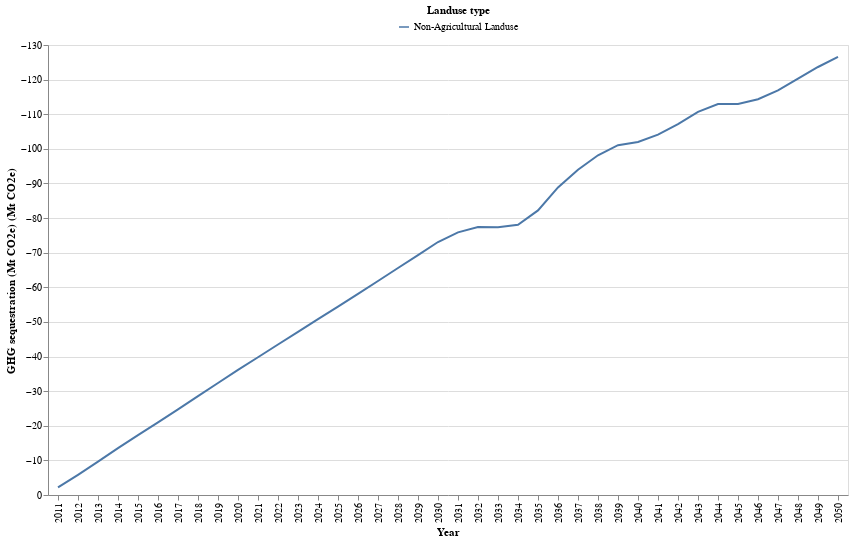

The notebook cell saved with this chart:
### Markdown cell above
### Sequestrations in total

### Code cell
# HIDE CODE
# get the df and plot
GHG_non_ag_crop_lvstk_df,GHG_non_ag_crop_lvstk_plot = non_ag_lucc_GHG.plot_GHG_crop_lvstk()
GHG_non_ag_crop_lvstk_plot

### Figure 1 — Vega-Lite specification as saved in the notebook (floating-point values rounded to 4 significant figures)
{"config": {"view": {"continuousWidth": 300, "continuousHeight": 300}}, "layer": [{"mark": {"type": "line"}, "encoding": {"color": {"field": "Land use category", "legend": {"direction": "horizontal", "legendX": 350, "legendY": -40, "orient": "none", "title": "Landuse type", "titleAnchor": "middle"}, "type": "nominal"}, "tooltip": [{"field": "Land use category", "title": "Landuse type", "type": "ordinal"}, {"field": "Quantity (Mt CO2e)", "title": "GHG sequestration (Mt CO2e)", "type": "quantitative"}], "x": {"axis": {"labelAngle": -90, "title": "Year"}, "field": "Year", "type": "ordinal"}, "y": {"field": "Quantity (Mt CO2e)", "scale": {"reverse": true}, "title": "GHG sequestration (Mt CO2e) (Mt CO2e)", "type": "quantitative"}}}], "data": {"name": "data-b03f060b39c334e5378afb70e11f4ca5"}, "height": 450, "width": 800, "$schema": "https://vega.github.io/schema/vega-lite/v5.15.1.json", "datasets": {"data-b03f060b39c334e5378afb70e11f4ca5": [{"Year": 2011, "Land use category": "Non-Agricultural Landuse", "Quantity (Mt CO2e)": -2.194}, {"Year": 2012, "Land use category": "Non-Agricultural Landuse", "Quantity (Mt CO2e)": -5.841}, {"Year": 2013, "Land use category": "Non-Agricultural Landuse", "Quantity (Mt CO2e)": -9.64}, {"Year": 2014, "Land use category": "Non-Agricultural Landuse", "Quantity (Mt CO2e)": -13.53}, {"Year": 2015, "Land use category": "Non-Agricultural Landuse", "Quantity (Mt CO2e)": -17.3}, {"Year": 2016, "Land use category": "Non-Agricultural Landuse", "Quantity (Mt CO2e)": -20.99}, {"Year": 2017, "Land use category": "Non-Agricultural Landuse", "Quantity (Mt CO2e)": -24.74}, {"Year": 2018, "Land use category": "Non-Agricultural Landuse", "Quantity (Mt CO2e)": -28.55}, {"Year": 2019, "Land use category": "Non-Agricultural Landuse", "Quantity (Mt CO2e)": -32.36}, {"Year": 2020, "Land use category": "Non-Agricultural Landuse", "Quantity (Mt CO2e)": -36.17}, {"Year": 2021, "Land use category": "Non-Agricultural Landuse", "Quantity (Mt CO2e)": -39.79}, {"Year": 2022, "Land use category": "Non-Agricultural Landuse", "Quantity (Mt CO2e)": -43.47}, {"Year": 2023, "Land use category": "Non-Agricultural Landuse", "Quantity (Mt CO2e)": -47.14}, {"Year": 2024, "Land use category": "Non-Agricultural Landuse", "Quantity (Mt CO2e)": -50.81}, {"Year": 2025, "Land use category": "Non-Agricultural Landuse", "Quantity (Mt CO2e)": -54.41}, {"Year": 2026, "Land use category": "Non-Agricultural Landuse", "Quantity (Mt CO2e)": -58.12}, {"Year": 2027, "Land use category": "Non-Agricultural Landuse", "Quantity (Mt CO2e)": -61.82}, {"Year": 2028, "Land use category": "Non-Agricultural Landuse", "Quantity (Mt CO2e)": -65.58}, {"Year": 2029, "Land use category": "Non-Agricultural Landuse", "Quantity (Mt CO2e)": -69.29}, {"Year": 2030, "Land use category": "Non-Agricultural Landuse", "Quantity (Mt CO2e)": -73.08}, {"Year": 2031, "Land use category": "Non-Agricultural Landuse", "Quantity (Mt CO2e)": -75.88}, {"Year": 2032, "Land use category": "Non-Agricultural Landuse", "Quantity (Mt CO2e)": -77.45}, {"Year": 2033, "Land use category": "Non-Agricultural Landuse", "Quantity (Mt CO2e)": -77.36}, {"Year": 2034, "Land use category": "Non-Agricultural Landuse", "Quantity (Mt CO2e)": -78.09}, {"Year": 2035, "Land use category": "Non-Agricultural Landuse", "Quantity (Mt CO2e)": -82.22}, {"Year": 2036, "Land use category": "Non-Agricultural Landuse", "Quantity (Mt CO2e)": -88.84}, {"Year": 2037, "Land use category": "Non-Agricultural Landuse", "Quantity (Mt CO2e)": -93.98}, {"Year": 2038, "Land use category": "Non-Agricultural Landuse", "Quantity (Mt CO2e)": -98.15}, {"Year": 2039, "Land use category": "Non-Agricultural Landuse", "Quantity (Mt CO2e)": -101.0}, {"Year": 2040, "Land use category": "Non-Agricultural Landuse", "Quantity (Mt CO2e)": -102.0}, {"Year": 2041, "Land use category": "Non-Agricultural Landuse", "Quantity (Mt CO2e)": -104.1}, {"Year": 2042, "Land use category": "Non-Agricultural Landuse", "Quantity (Mt CO2e)": -107.2}, {"Year": 2043, "Land use category": "Non-Agricultural Landuse", "Quantity (Mt CO2e)": -110.7}, {"Year": 2044, "Land use category": "Non-Agricultural Landuse", "Quantity (Mt CO2e)": -112.9}, {"Year": 2045, "Land use category": "Non-Agricultural Landuse", "Quantity (Mt CO2e)": -113.0}, {"Year": 2046, "Land use category": "Non-Agricultural Landuse", "Quantity (Mt CO2e)": -114.3}, {"Year": 2047, "Land use category": "Non-Agricultural Landuse", "Quantity (Mt CO2e)": -116.9}, {"Year": 2048, "Land use category": "Non-Agricultural Landuse", "Quantity (Mt CO2e)": -120.3}, {"Year": 2049, "Land use category": "Non-Agricultural Landuse", "Quantity (Mt CO2e)": -123.6}, {"Year": 2050, "Land use category": "Non-Agricultural Landuse", "Quantity (Mt CO2e)": -126.6}]}}
